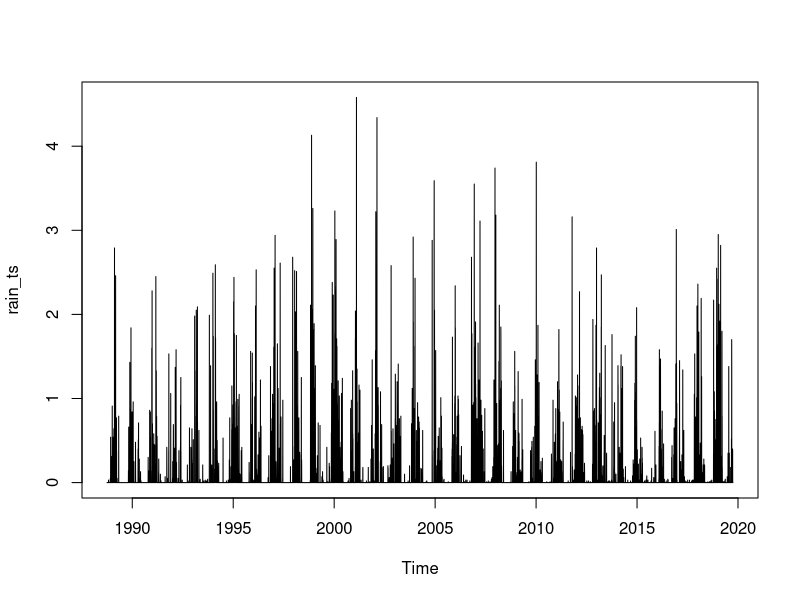
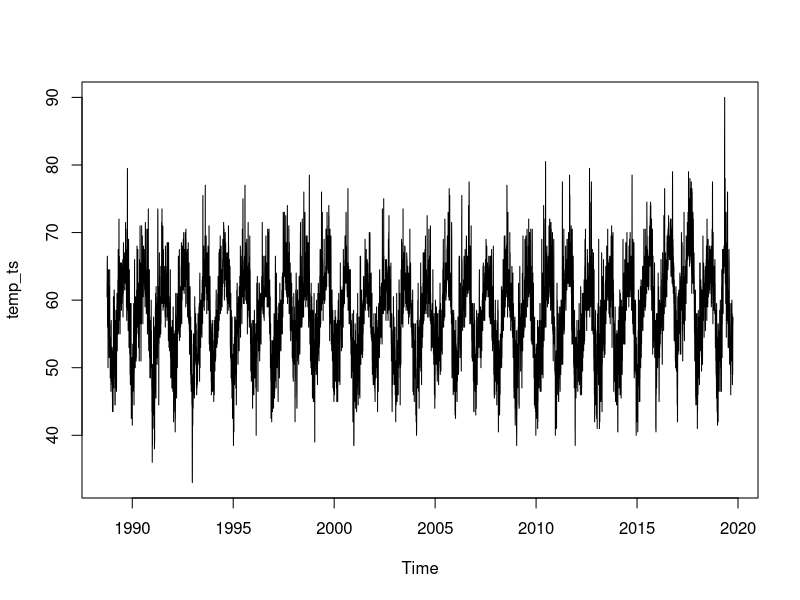
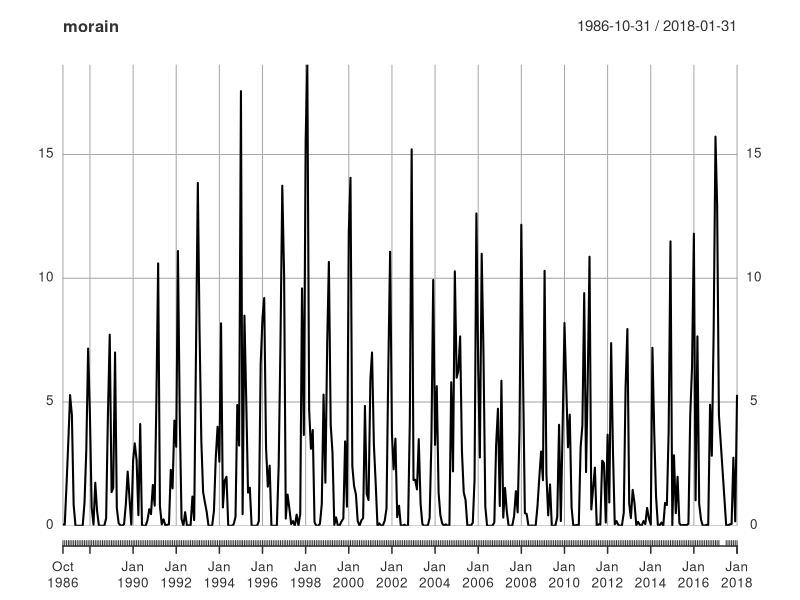
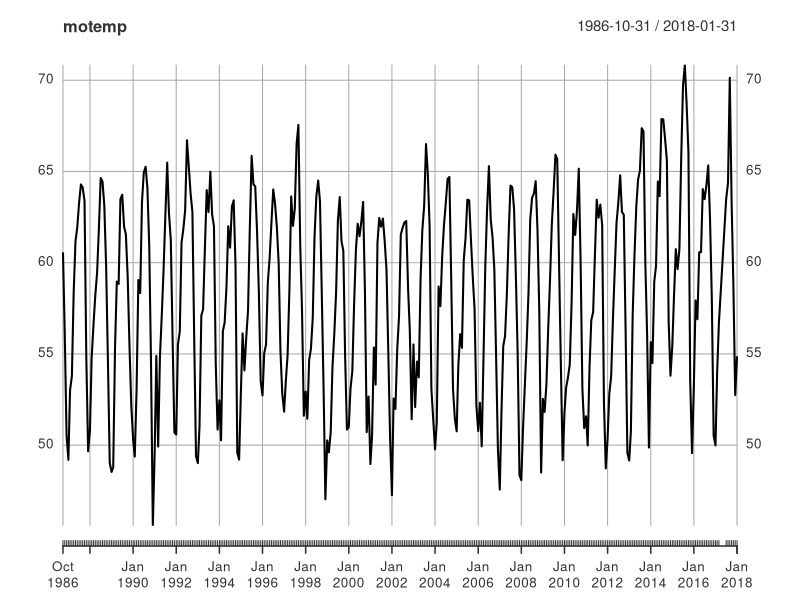
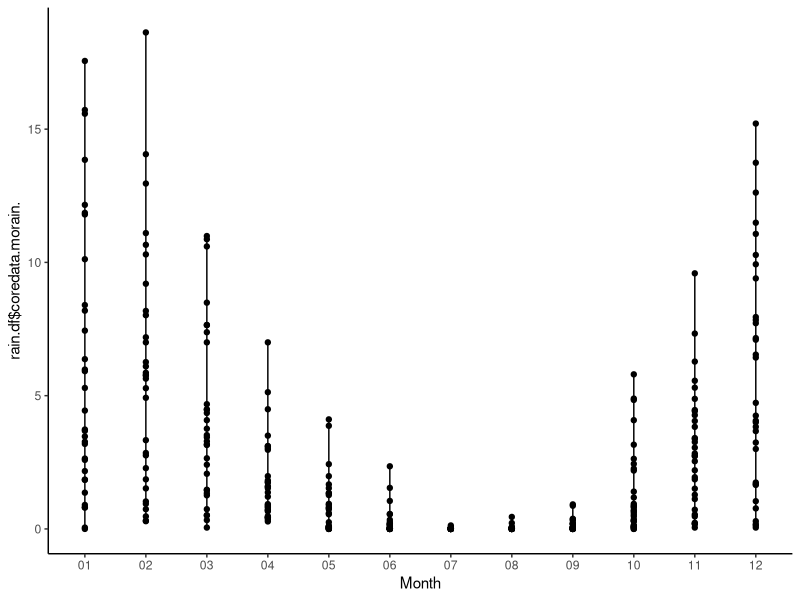
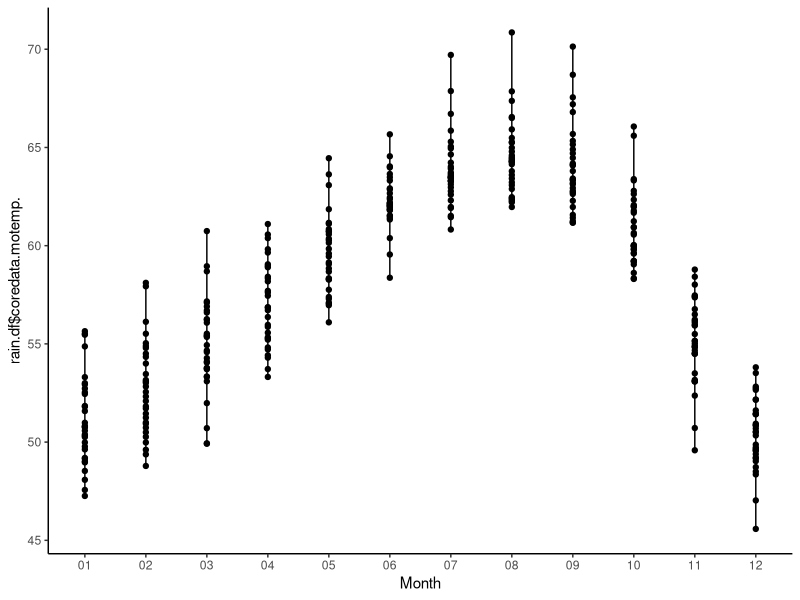

Write the R code that produced these figures, in order.
df <- read.csv("SantaCruzPrecip_Daily.csv")
df$Date <- as.Date(df$Date, format = "%Y-%m-%d")
set.seed(25)
df$Precip[is.na(df$Precip)] <- round(mean(df$Precip, na.rm = TRUE))
df$Tmax[is.na(df$Tmax)] <- round(mean(df$Tmax, na.rm = TRUE))
df$Tmin[is.na(df$Tmin)] <- round(mean(df$Tmin, na.rm = TRUE))
# start on 10/1/88, 1988 was a leap year
rain_ts <- ts(df$Precip, start=c(1988,275), frequency=365.25)
plot.ts(rain_ts)
# start on 10/1/88, 1988 was a leap year
df$Tmean <- (df$Tmax+df$Tmin)/2
df$Tmean[is.na(df$Tmean)] <- round(mean(df$Tmean, na.rm = TRUE))
temp_ts <- ts(df$Tmean, start=c(1988,275), frequency=365.25)
plot.ts(temp_ts)
library(forecast)
start(temp_ts)
end(temp_ts)
start(rain_ts)
end(rain_ts)
library(xts)
newrain <- xts(rain_ts, order.by = as.Date(df$Date))
newtemp <- xts(temp_ts, order.by = as.Date(df$Date))
morain <- apply.monthly(newrain,sum)
motemp <- apply.monthly(newtemp,mean)
plot(morain)
plot(motemp)
rain.df <- data.frame(date=index(morain), coredata(morain), coredata(motemp))
rain.df$month <- format(as.Date(rain.df$date), "%m")
rain.df$year <- format(as.Date(rain.df$date), "%Y")
rain.df <- rain.df[,c(4,5,2,3)]
library(ggplot2)
ggplot(rain.df, aes(rain.df$month,rain.df$coredata.morain.), 
       value, group=factor(rain.df$year), 
       color=factor(rain.df$year)) +
  geom_line() +
  geom_point() +
  labs(x="Month", color="Year") +
  theme_classic()
ggplot(rain.df, aes(rain.df$month,rain.df$coredata.motemp.), 
       value, group=factor(rain.df$year), 
       color=factor(rain.df$year)) +
  geom_line() +
  geom_point() +
  labs(x="Month", color="Year") +
  theme_classic()
write.csv(rain.df, file="Rain.csv", na="")
